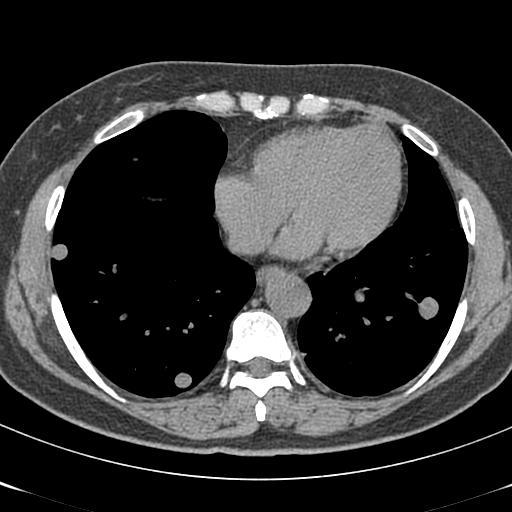
#> input picture 개인과제/lung.jpg, 512 x 512 px
$ jupyter execute LungNodule.ipynb
#> lines starting #> are read from the running program, lines starting #| are printed output that depends on the picture; after the words box and inside, x2 and y2 are one past the last pixel; in counts of white or black regions, pixels touching at a corner belong together
[cell 1]
import cv2
import numpy as np
import math


# 전처리
src = cv2.imread("lung.jpg")
#> src is the input picture: shape (512, 512, 3); min 0, max 255, mean 52.2
dst = src.copy()
gray = cv2.cvtColor(dst, cv2.COLOR_BGR2GRAY)

ret,binary = cv2.threshold(gray, 120, 255, 1)
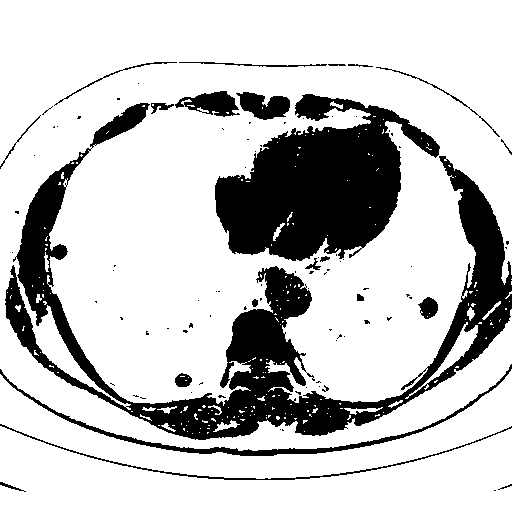
#> binary: shape (512, 512); 77.8% white; 94 black regions (71 under 20 px), largest, box (x1, y1, x2, y2) and area: (5, 103, 512, 440) 29805, (215, 94, 440, 261) 21252, (0, 364, 512, 456) 2237

kernel = np.ones((3, 3), np.uint8)
result = cv2.morphologyEx(binary, cv2.MORPH_OPEN, kernel)
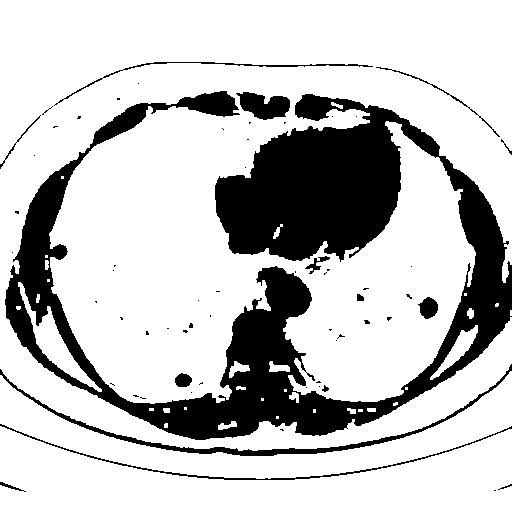
#> result: shape (512, 512); 77% white; 62 black regions (47 under 20 px)
contours,hierarchy = cv2.findContours(result, cv2.RETR_CCOMP, cv2.CHAIN_APPROX_TC89_L1)
#> contours = 127 contours, 91 with area under 20; largest, box (x1, y1, x2, y2) and area: (0, 0, 512, 451) 159165, (0, 426, 512, 512) 24383, (0, 371, 512, 479) 13639, (18, 282, 102, 392) 1676, (235, 91, 291, 121) 1050


# 일정 크기의 원형과 유사한 형태 검출
circles = cv2.HoughCircles(result, cv2.HOUGH_GRADIENT, 1, 100, param1 = 250, param2 = 10, minRadius = 5, maxRadius = 10)
#> circles = [[428.5, 307.5, 9.4], [184.5, 380.5, 6], [59.5, 253.5, 6]]

if circles is not None:
        circles = np.uint16(np.around(circles))
#> circles = [[428, 308, 9], [184, 380, 6], [60, 254, 6]]

        for i in circles[0]:
            cv2.circle(dst, (i[0], i[1]), i[2], (0, 0, 255), 2)
#> this loop made 3 passes
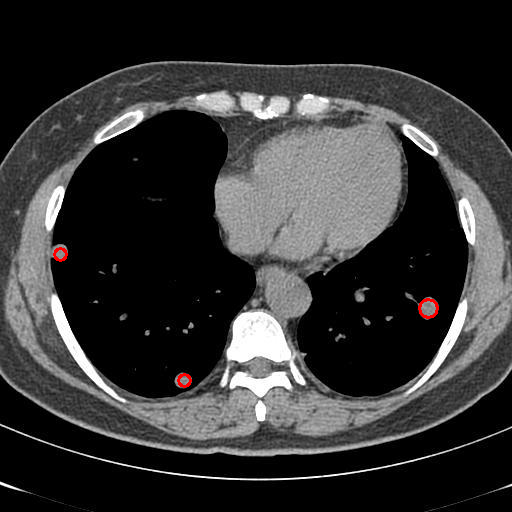
#> dst: shape (512, 512, 3); 0.15% of pixels changed, all inside (x1, y1, x2, y2) = (53, 247, 439, 388)


# 이미지 출력
cv2.imshow("dst", dst)
cv2.waitKey(0)
cv2.destroyAllWindows()

$ run again, with 개인과제/colorball.jpg copied over 개인과제/lung.jpg
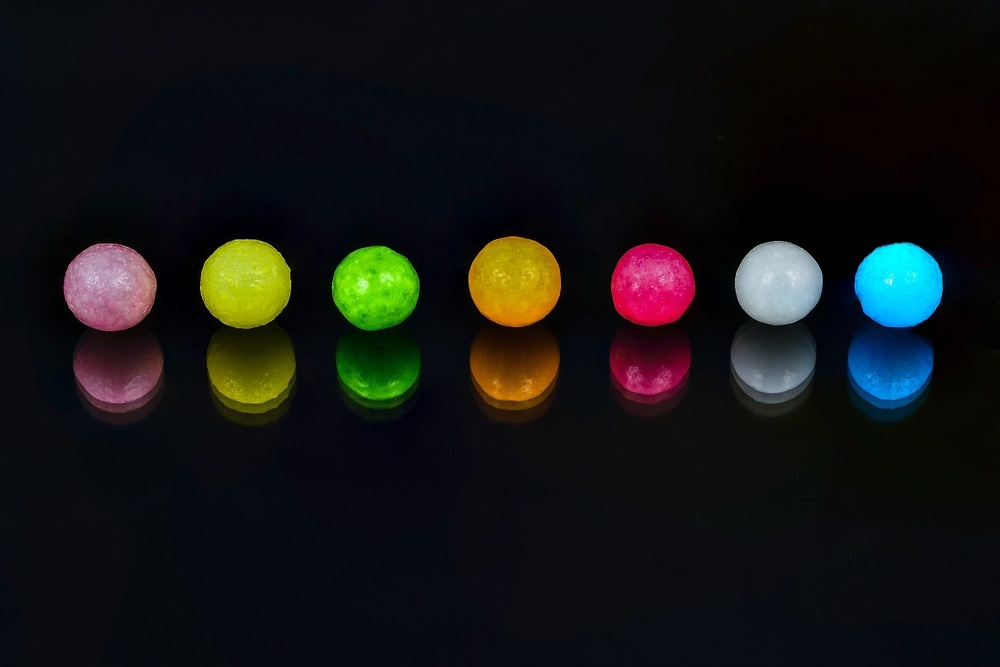
#> input picture 개인과제/colorball.jpg, 1000 x 667 px, shrunk from 1920 x 1281 before the run
#> src is the input picture: shape (667, 1000, 3); mean B, G, R 20.5, 21.4, 20.1
#> `ret,binary = cv2.threshold(gray, 120, 255, 1)`:
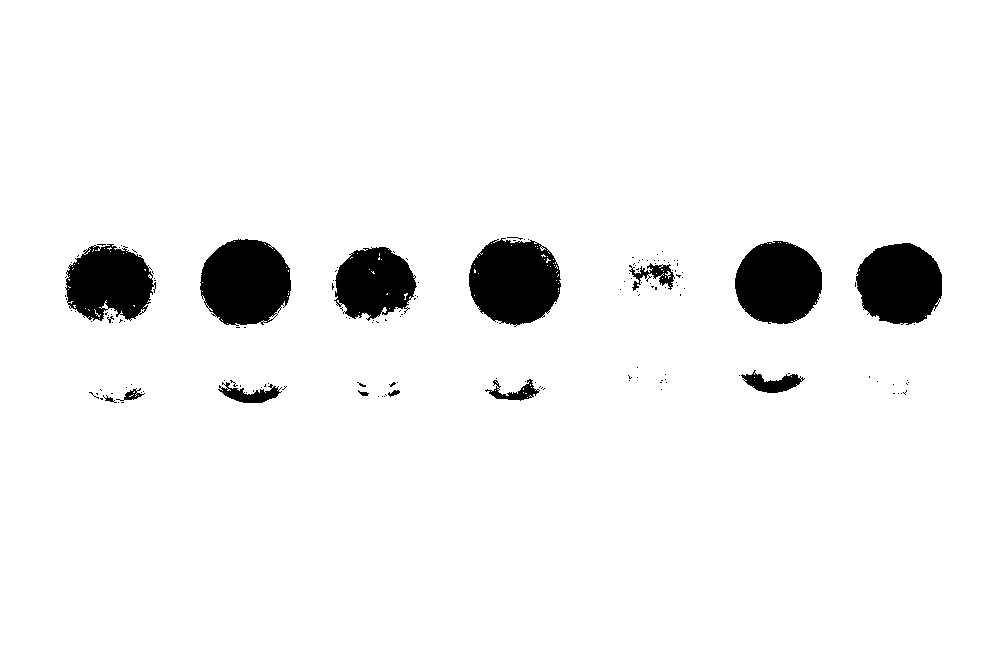
#> binary: shape (667, 1000); 94.6% white; 161 black regions (146 under 20 px), largest, box (x1, y1, x2, y2) and area: (200, 239, 291, 326) 6185, (469, 238, 561, 327) 6175, (735, 241, 822, 324) 5671
#> `result = cv2.morphologyEx(binary, cv2.MORPH_OPEN, kernel)`:
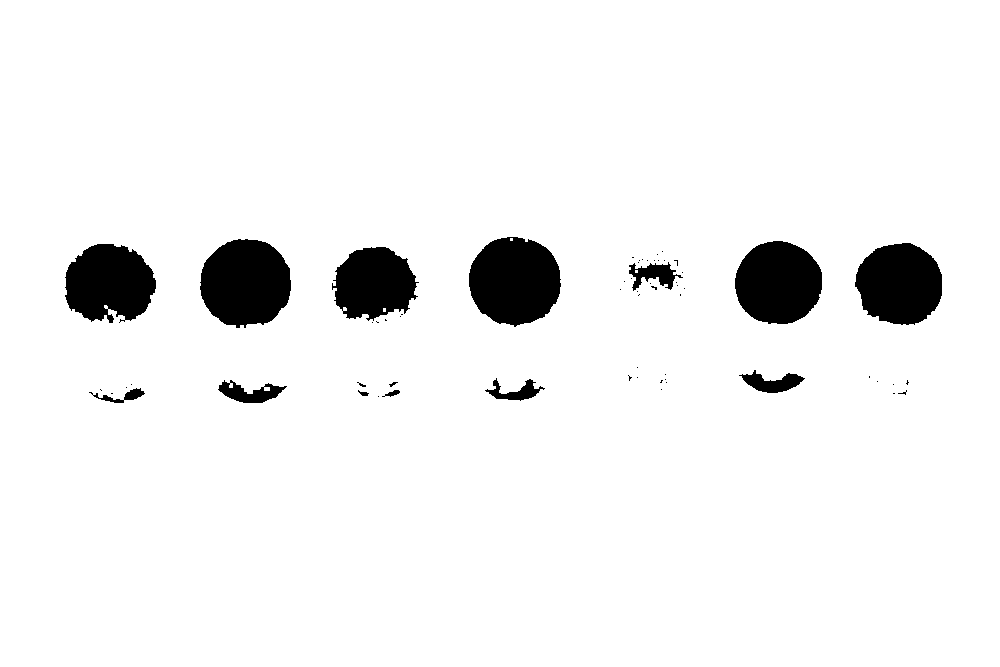
#> result: shape (667, 1000); 94.4% white; 62 black regions (48 under 20 px)
#> contours = 77 contours, 61 with area under 20; largest, box (x1, y1, x2, y2) and area: (0, 0, 1000, 667) 665334, (468, 236, 562, 328) 6568, (199, 238, 292, 329) 6481, (734, 240, 823, 325) 5858, (854, 242, 943, 326) 5715
#> circles = None
